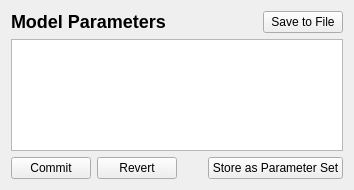
<?xml version="1.0" encoding="UTF-8"?>
<ui version="4.0">
<comment> Copyright (C) 2019 - 2021 by Pedro Mendes, Rector and Visitors of the </comment>
<comment> University of Virginia, University of Heidelberg, and University </comment>
<comment> of Connecticut School of Medicine. </comment>
<comment> All rights reserved. </comment>

<comment> Copyright (C) 2017 - 2018 by Pedro Mendes, Virginia Tech Intellectual </comment>
<comment> Properties, Inc., University of Heidelberg, and University of </comment>
<comment> of Connecticut School of Medicine. </comment>
<comment> All rights reserved. </comment>

<comment> Copyright (C) 2012 - 2016 by Pedro Mendes, Virginia Tech Intellectual </comment>
<comment> Properties, Inc., University of Heidelberg, and The University </comment>
<comment> of Manchester. </comment>
<comment> All rights reserved. </comment>

 <comment> All rights reserved. </comment>
 <class>CQParameterOverviewWidget</class>
 <widget class="CopasiWidget" name="CQParameterOverviewWidget">
  <property name="geometry">
   <rect>
    <x>0</x>
    <y>0</y>
    <width>354</width>
    <height>190</height>
   </rect>
  </property>
  <property name="caption" stdset="0">
   <string>Model Parameter Set</string>
  </property>
  <layout class="QVBoxLayout" name="verticalLayout_2">
   <item>
    <widget class="QWidget" name="mpHeaderWidget" native="true">
     <property name="sizePolicy">
      <sizepolicy hsizetype="Preferred" vsizetype="Preferred">
       <horstretch>0</horstretch>
       <verstretch>0</verstretch>
      </sizepolicy>
     </property>
     <layout class="QHBoxLayout" name="horizontalLayout_3">
      <property name="spacing">
       <number>6</number>
      </property>
      <property name="leftMargin">
       <number>0</number>
      </property>
      <property name="topMargin">
       <number>0</number>
      </property>
      <property name="rightMargin">
       <number>0</number>
      </property>
      <property name="bottomMargin">
       <number>0</number>
      </property>
      <item>
       <widget class="QLabel" name="mpLblHeader">
        <property name="sizePolicy">
         <sizepolicy hsizetype="MinimumExpanding" vsizetype="Preferred">
          <horstretch>0</horstretch>
          <verstretch>0</verstretch>
         </sizepolicy>
        </property>
        <property name="text">
         <string>&lt;h2>Model Parameters&lt;/h2></string>
        </property>
        <property name="wordWrap">
         <bool>false</bool>
        </property>
       </widget>
      </item>
      <item>
       <widget class="QPushButton" name="mpBtnSaveToFile">
        <property name="text">
         <string>Save to File</string>
        </property>
       </widget>
      </item>
     </layout>
    </widget>
   </item>
   <item>
    <widget class="QTreeView" name="mpTreeView">
     <property name="editTriggers">
      <set>QAbstractItemView::AllEditTriggers</set>
     </property>
     <property name="selectionBehavior">
      <enum>QAbstractItemView::SelectItems</enum>
     </property>
     <property name="rootIsDecorated">
      <bool>true</bool>
     </property>
     <property name="sortingEnabled">
      <bool>false</bool>
     </property>
    </widget>
   </item>
   <item>
    <widget class="QWidget" name="mpBtnWidget" native="true">
     <property name="sizePolicy">
      <sizepolicy hsizetype="Preferred" vsizetype="Maximum">
       <horstretch>0</horstretch>
       <verstretch>0</verstretch>
      </sizepolicy>
     </property>
     <layout class="QHBoxLayout" name="horizontalLayout_2">
      <property name="leftMargin">
       <number>0</number>
      </property>
      <property name="topMargin">
       <number>0</number>
      </property>
      <property name="rightMargin">
       <number>0</number>
      </property>
      <property name="bottomMargin">
       <number>0</number>
      </property>
      <item>
       <widget class="QPushButton" name="mpBtnCommit">
        <property name="text">
         <string>Commit</string>
        </property>
       </widget>
      </item>
      <item>
       <widget class="QPushButton" name="mpBtnRevert">
        <property name="text">
         <string>Revert</string>
        </property>
       </widget>
      </item>
      <item>
       <spacer name="mpBtnSpacer">
        <property name="orientation">
         <enum>Qt::Horizontal</enum>
        </property>
        <property name="sizeHint" stdset="0">
         <size>
          <width>18</width>
          <height>10</height>
         </size>
        </property>
       </spacer>
      </item>
      <item>
       <widget class="QPushButton" name="mpBtnSaveAs">
        <property name="text">
         <string>Store as Parameter Set</string>
        </property>
       </widget>
      </item>
     </layout>
    </widget>
   </item>
  </layout>
 </widget>
 <layoutdefault spacing="6" margin="11"/>
 <customwidgets>
  <customwidget>
   <class>CopasiWidget</class>
   <extends>QWidget</extends>
   <header>copasi/UI/copasiWidget.h</header>
   <container>1</container>
  </customwidget>
 </customwidgets>
 <tabstops>
  <tabstop>mpBtnSaveToFile</tabstop>
  <tabstop>mpTreeView</tabstop>
  <tabstop>mpBtnCommit</tabstop>
  <tabstop>mpBtnRevert</tabstop>
  <tabstop>mpBtnSaveAs</tabstop>
 </tabstops>
 <includes>
  <include location="global">vector</include>
 </includes>
 <resources/>
 <connections>
  <connection>
   <sender>mpBtnCommit</sender>
   <signal>clicked()</signal>
   <receiver>CQParameterOverviewWidget</receiver>
   <slot>slotBtnCommit()</slot>
   <hints>
    <hint type="sourcelabel">
     <x>51</x>
     <y>156</y>
    </hint>
    <hint type="destinationlabel">
     <x>162</x>
     <y>88</y>
    </hint>
   </hints>
  </connection>
  <connection>
   <sender>mpBtnRevert</sender>
   <signal>clicked()</signal>
   <receiver>CQParameterOverviewWidget</receiver>
   <slot>slotBtnRevert()</slot>
   <hints>
    <hint type="sourcelabel">
     <x>51</x>
     <y>156</y>
    </hint>
    <hint type="destinationlabel">
     <x>162</x>
     <y>88</y>
    </hint>
   </hints>
  </connection>
  <connection>
   <sender>mpBtnSaveToFile</sender>
   <signal>clicked()</signal>
   <receiver>CQParameterOverviewWidget</receiver>
   <slot>slotBtnSaveToFile()</slot>
   <hints>
    <hint type="sourcelabel">
     <x>51</x>
     <y>156</y>
    </hint>
    <hint type="destinationlabel">
     <x>162</x>
     <y>88</y>
    </hint>
   </hints>
  </connection>
  <connection>
   <sender>mpBtnSaveAs</sender>
   <signal>clicked()</signal>
   <receiver>CQParameterOverviewWidget</receiver>
   <slot>slotBtnSaveAs()</slot>
   <hints>
    <hint type="sourcelabel">
     <x>51</x>
     <y>156</y>
    </hint>
    <hint type="destinationlabel">
     <x>162</x>
     <y>88</y>
    </hint>
   </hints>
  </connection>
 </connections>
  <slots>
    <slot>slotBtnRevert()</slot>
    <slot>slotBtnCommit()</slot>
    <slot>slotBtnNew()</slot>
    <slot>slotBtnCopy()</slot>
    <slot>slotBtnDelete()</slot>
    <slot>slotBtnSaveToFile()</slot>
    <slot>slotBtnSaveAs()</slot>
    <slot>saveParameterSet(CModelParameterSet *)</slot>
    <slot>slotOpenEditor(QModelIndex)</slot>
    <slot>slotCloseEditor(QModelIndex)</slot>
    <slot>slotResolve(QModelIndex)</slot>
    <slot>slotFilterChanged()</slot>
  </slots>
</ui>
